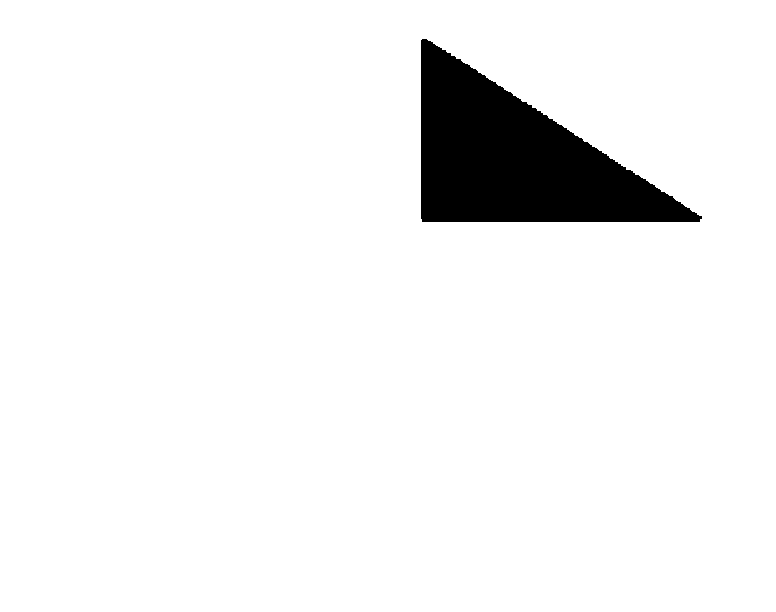
#> input picture shapess3.png, 776 x 612 px
$ python contour.py
#> lines starting #> are read from the running program, lines starting #| are printed output that depends on the picture; after the words box and inside, x2 and y2 are one past the last pixel; in counts of white or black regions, pixels touching at a corner belong together
import cv2
import numpy as np
from matplotlib import pyplot as plt

# reading image
img = cv2.imread('shapess3.png')
#> img is the input picture: shape (612, 776, 3); 94.3% white; 1 black region, box (x1, y1, x2, y2) and area: (421, 39, 702, 222) 26972

# converting image into grayscale image
gray = cv2.cvtColor(img, cv2.COLOR_BGR2GRAY)
#> gray: shape (612, 776); 94.3% white; 1 black region
#setting threshold of gray image
_, threshold = cv2.threshold(gray, 127, 255, cv2.THRESH_BINARY)

# using a findContours() function
contours, _ = cv2.findContours(threshold, cv2.RETR_TREE, cv2.CHAIN_APPROX_SIMPLE)
#> contours = 2 contours; box (x1, y1, x2, y2) and area: (0, 0, 776, 612) 473525, (420, 38, 703, 223) 27367

i = 0

# list for storing names of shapes
for contour in contours:

    # here we are ignoring first counter because
    # findcontour function detects whole image as shape
    if i == 0:
        i = 1
        continue

    # cv2.approxPloyDP() function to approximate the shape
    approx = cv2.approxPolyDP(
        contour, 0.01 * cv2.arcLength(contour, True), True)

    # using drawContours() function
    cv2.drawContours(img, [contour], 0, (0, 255, 255), 2)

    # finding center point of shape
    M = cv2.moments(contour)
#> this loop made 2 passes
#> (contour, i) on pass 1: ([[0, 0], [0, 611], [775, 611], [775, 0]], 1)
#> approx on pass 2: [[420, 40], [702, 218], [422, 222]]
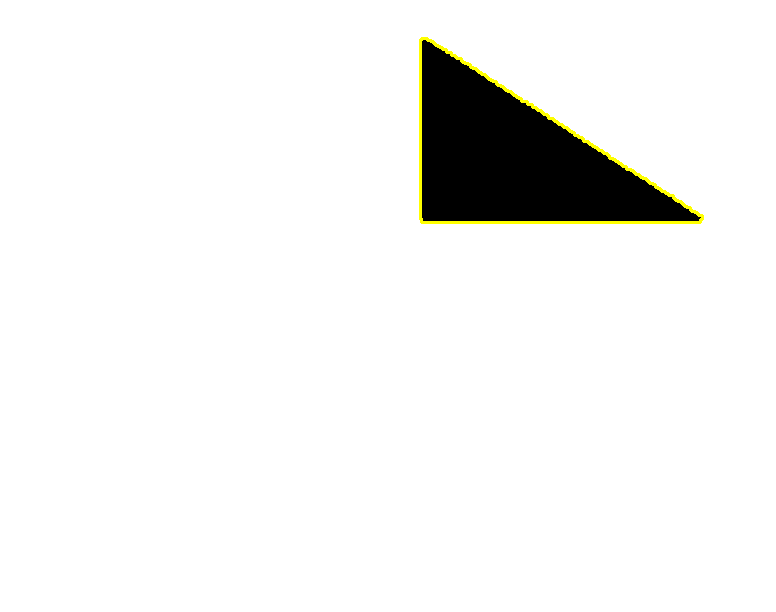
#> img: shape (612, 776, 3); 0.55% of pixels changed, all inside (x1, y1, x2, y2) = (419, 37, 704, 224)
#> after the loop, i = 1

print(contours)
#> (printed output is left out)
# displaying the image after drawing contours
cv2.imshow('shapes', img)
cv2.imwrite('myImage_contour.png', img)
cv2.waitKey(0)
cv2.destroyAllWindows()

$ run again, with shapess1.png copied over shapess3.png
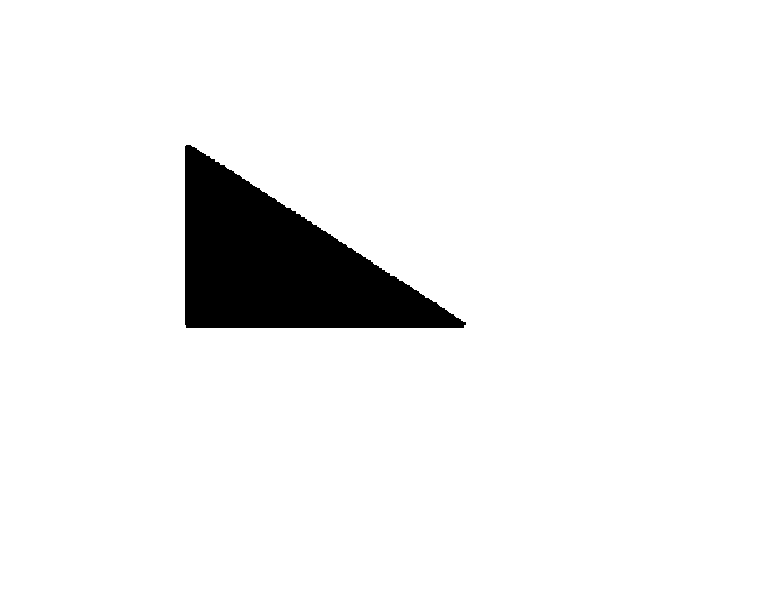
#> input picture shapess1.png, 776 x 612 px
#> img is the input picture: shape (612, 776, 3); 94.3% white; 1 black region, box (x1, y1, x2, y2) and area: (185, 145, 466, 328) 26972
#> gray: shape (612, 776); 94.3% white; 1 black region
#> contours = 2 contours; box (x1, y1, x2, y2) and area: (0, 0, 776, 612) 473525, (184, 144, 467, 329) 27367
#> the loop `for contour in contours:` made 2 passes
#> (contour, i) on pass 1: ([[0, 0], [0, 611], [775, 611], [775, 0]], 1)
#> after the loop `for contour in contours:`:
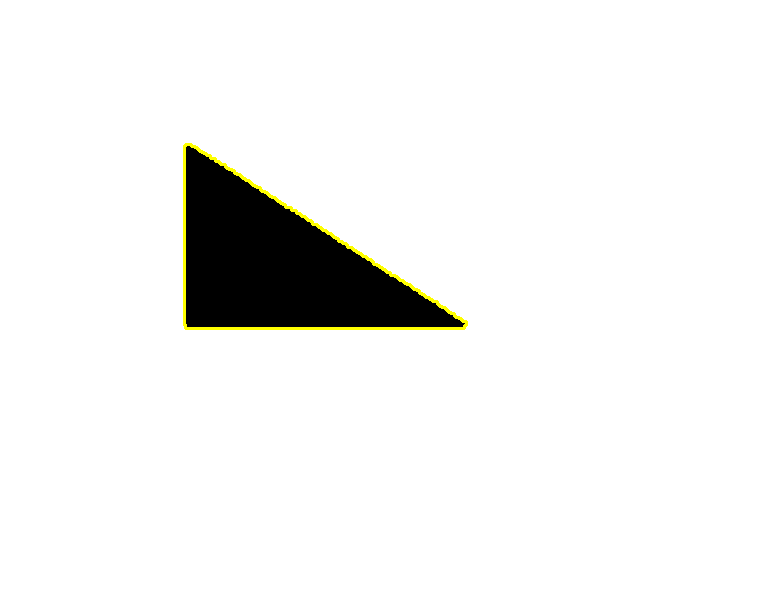
#> img: shape (612, 776, 3); 0.55% of pixels changed, all inside (x1, y1, x2, y2) = (183, 143, 468, 330)
#> after the loop `for contour in contours:`: i = 1
#> (printed output is left out)
